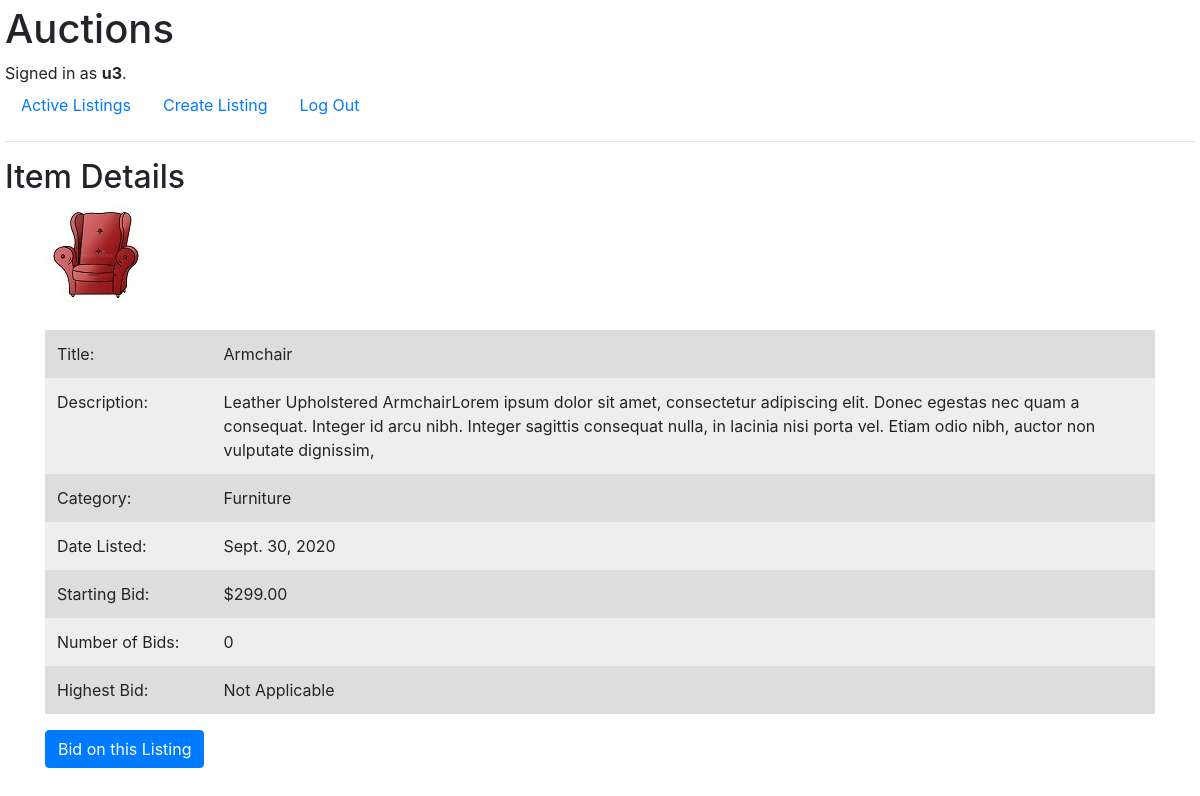
The page /1/ (signed in) on the database as committed earlier.
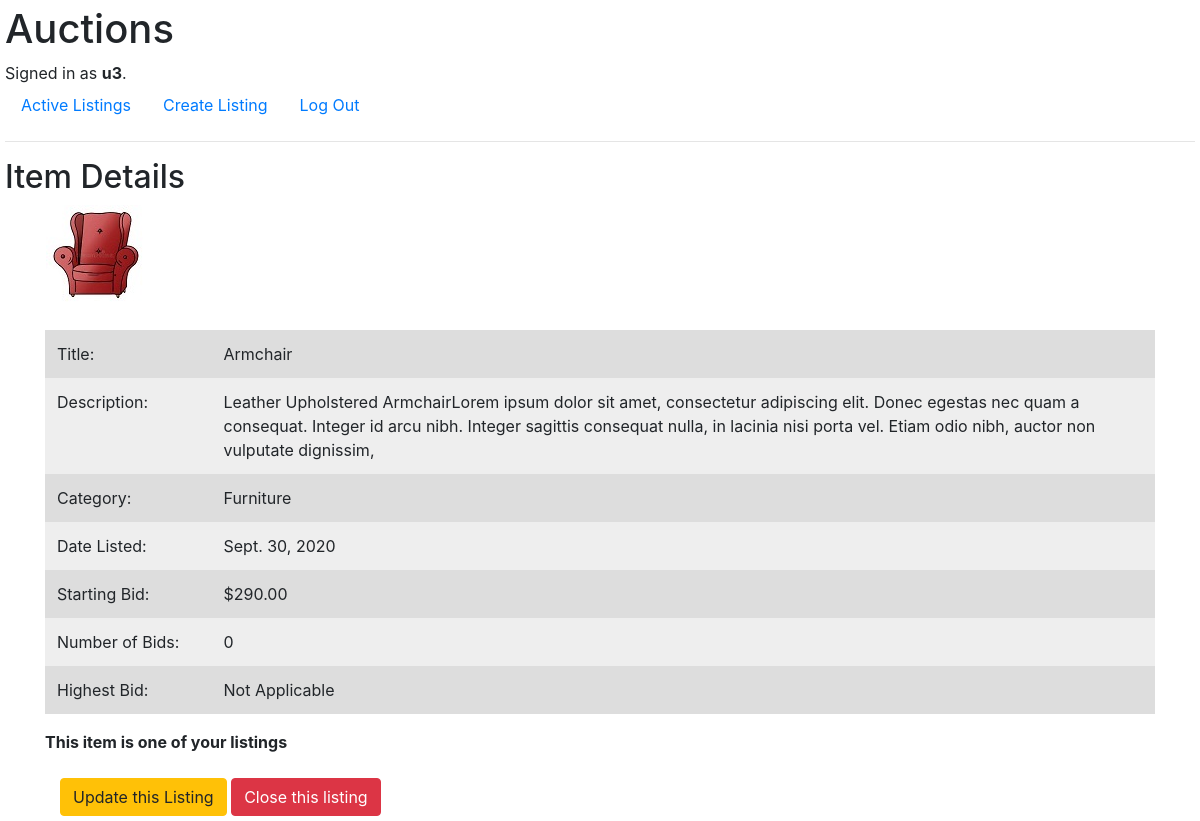
The same page on the database as committed later.
### auctions/models.py (models this page shows, shortened)
class User(AbstractUser):
    pass

class Listing(models.Model):
    title = models.CharField(max_length=32)
    description = models.CharField(max_length=256)
    starting_bid = models.DecimalField(max_digits=7, decimal_places=2)
    category = models.CharField(max_length=32)
    date_listed = models.DateField(auto_now_add=True)
    active = models.BooleanField(default=True)
    user_id = models.ForeignKey(User, on_delete=models.CASCADE, related_name="sellers")
    image = models.URLField(max_length=256, blank=True)
    bid_count = models.IntegerField(default=0)
    max_bid = models.DecimalField(max_digits=7, decimal_places=2, default=0.00)

### auctions/views.py (the view)
# urls.py: path('<pk>/', views.ListingDetailView.as_view(), name="detail"),
class ListingDetailView(DetailView):
    model = Listing
    context_object_name = "listing"
    def get_context_data(self, **kwargs):
        context = super(ListingDetailView, self).get_context_data(**kwargs)
        context['bid_details'] = util.get_bid_details(self.kwargs['pk'])
        return context

### auctions/util.py (called while the page is built)
def get_bid_details(id):
    filtered_bids = Bid.objects.filter(title_id=id).exclude(active=False)
    bid_count = filtered_bids.count()
    max_bid = filtered_bids.aggregate(Max('bid_amount'))['bid_amount__max']
    bid_details = {"bid_count": bid_count,
                   "max_bid": max_bid,
                   }
    return bid_details

### auctions/templates/auctions/listing_detail.html
{% extends "auctions/layout.html" %}
{% block body %}
    <h2>Item Details</h2>
    {% if listing  and listing.active == True %}
        <div class="container">
            <div class="images">
                <img src="{{ listing.image }}" alt="image">
            </div>
            <br>
            <table class="table table-borderless">
                <col style="width:15%">
                <col style="width:85%">
                <tr>
                    <td>Title:</td>
                    <td class="text-left">{{ listing.title }}</td>
                </tr>
                <tr>
                    <td>Description:</td>
                    <td class="text-left">{{ listing.description }}</td>
                </tr>
                <tr>
                    <td>Category:</td>
                    <td class="text-left">{{ listing.category }}</td>
                </tr>
                <tr>
                    <td>Date Listed:</td>
                    <td class="text-left">{{ listing.date_listed }}</td>
                </tr>
                <tr>
                    <td>Starting Bid:</td>
                    <td class="text-left">${{ listing.starting_bid }}</td>
                </tr>
                <tr>
                    <td>Number of Bids:</td>
                    <td>{{ bid_details.bid_count }}</td>
                </tr>
                <tr>
                    <td>Highest Bid:</td>
                    <td>
                        {% if bid_details.max_bid == None %}
                            Not Applicable
                        {% else %}
                            {{ bid_details.max_bid }}
                        {% endif %}
                    </td>
                </tr>
            </table>
             {% if user == listing.user_id %}
                <strong>This item is one of your listings</strong>
                <br>
                <div class="container">
                <br>
                <a class='btn btn-warning' href="{% url 'update' listing.pk %}">
                    Update this Listing</a>
                <a class='btn btn-danger' href="{% url 'close' listing.pk %}">
                    Close this listing</a>
                </div>
             {% elif user.is_authenticated %}
                 <a class="btn btn-primary" href="{% url 'bid' pk=listing.pk %}">
                     Bid on this Listing</a>
            {% endif %}
        </div>
    {% else %}
        <strong>Item details not found OR the Listing is not active</strong>
    {% endif %}
{% endblock %}

### auctions/templates/auctions/layout.html (shortened to what this page needs)
{% load static %}
<!DOCTYPE html>
<html lang="en">
    <head>
        <link rel="stylesheet" href="https://stackpath.bootstrapcdn.com/bootstrap/4.4.1/css/bootstrap.min.css">
        <link href="{% static 'auctions/styles.css' %}" rel="stylesheet">
    </head>
    <body>
        <h1>Auctions</h1>
        <div>
            {% if user.is_authenticated %}
                Signed in as <strong>{{ user.username }}</strong>.
            {% else %}
                Not signed in.
            {% endif %}
        </div>
        <ul class="nav">
            <li class="nav-item">
                <a class="nav-link" href="{% url 'index' %}">Active Listings</a>
            </li>
            {% if user.is_authenticated %}
                <li class="nav-item">
                    <a class="nav-link" href="{% url 'create' %}">Create Listing</a>
                </li>
                <li class="nav-item">
                    <a class="nav-link" href="{% url 'logout' %}">Log Out</a>
                </li>
            {% endif %}
        </ul>
        <hr>
        {% block body %}
        {% endblock %}
    </body>
</html>

### auctions/static/auctions/styles.css (style rules this page uses)
body { padding: 5px; }
table { width: 75%; border-collapse: collapse; padding: 5px; }
th, td { padding: 5px; text-align: left; }
tr:nth-child(even) { background: #eee; }
tr:nth-child(odd) { background: #ddd; }
.images { display: flex; flex-wrap: wrap; }
.images img { padding: 1px; size: 50px; border: 1px; }

Rows that differ between the two databases and show on the page:
changed Listing "Armchair": starting_bid "299.00" → "290.00"; user_id_id 1 → 4 (drawn)
Other text that changed with them:
text no longer shown: "Bid on this Listing"
text now shown: "This item is one of your listings Update this Listing Close this listing"
